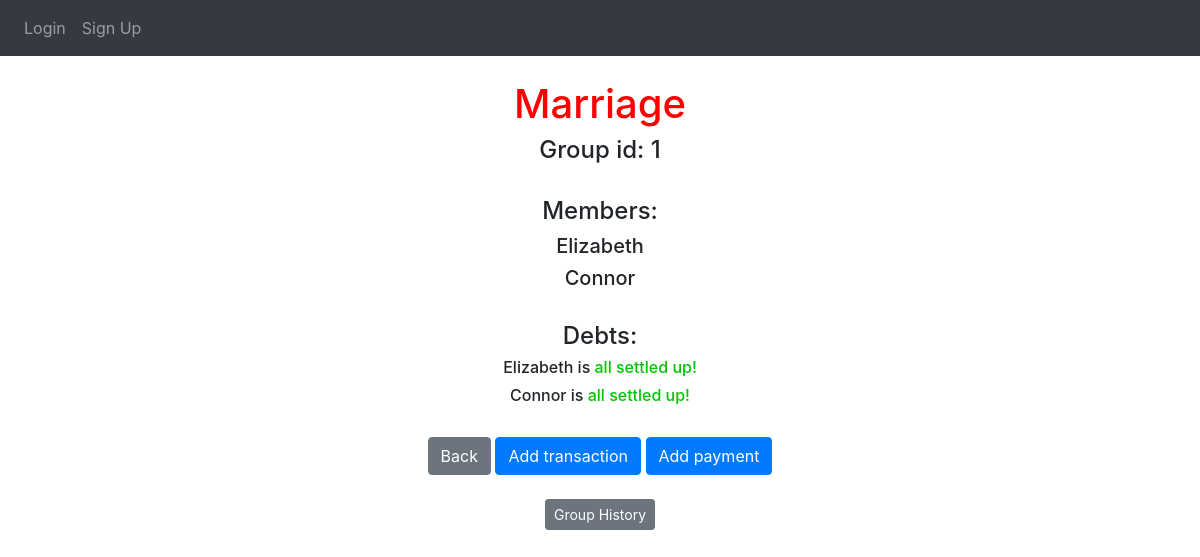
/mygroup?groupID=1, run on the app's committed database.
### website/models.py (models this page shows, shortened)
class Group(db.Model):
    id = db.Column(db.Integer, primary_key=True)
    admin_id = db.Column(db.Integer)
    group_name = db.Column(db.String(30), nullable=False)
    date_created = db.Column(db.DateTime(timezone=True), default=func.now())
    transactions = db.relationship('Transaction')
    payments = db.relationship('Payment')
    def calculate_debts(self, member):
        total_paid = 0
        total_borrowed = 0
        for transaction in self.transactions:
            if transaction.payer_id == member.id:
                total_paid += transaction.amount
            total_borrowed += (transaction.amount / len(self.members))
        overall = total_paid - total_borrowed
        for payment in self.payments:
            if payment.payer_id == member.id:
                overall += payment.amount
            if payment.recipient_id == member.id:
                overall -= payment.amount
        overall = round(overall, 2)
        return_list = [overall]
        if overall == 0:
            return_list.append(0)
        elif overall < 0:
            return_list.append(-1)
        elif overall > 0:
            return_list.append(1)
        return_list[0] = "{:,.2f}".format(abs(overall))
        return return_list

class User(db.Model, UserMixin):
    id = db.Column(db.Integer, primary_key=True)
    username = db.Column(db.String(200), nullable=False)
    email = db.Column(db.String(150), unique=True)
    password = db.Column(db.String(150))
    date_created = db.Column(db.DateTime(timezone=True), default=func.now())
    groups = db.relationship('Group', secondary=group_member, backref="members")

### website/views.py (the view)
@views.route('mygroup', methods=["GET"])
def show_group():
    if request.method == "GET":
        group_id = request.args['groupID']
        group = Group.query.filter_by(id=group_id).first()
        return render_template("group.html", user=current_user, group=group)

### website/templates/group.html (shortened to what this page needs)
{% extends "base.html" %} {% block title %}Home{% endblock %} {% block content %}
<div class="container" align="center">
  <br><h1 align="center"><span style="color: red;">{{ group.group_name }}</span></h1>
  <h4>Group id: {{ group.id }}</h4><br>
  <h4>Members:</h4>
  {% for member in group.members %}
  <h5>{{ member.username }}</h5>
  {% endfor %}<br>
  <h4>Debts:</h4>
  {% for member in group.members %}
    {% if group.calculate_debts(member)[1] == 0 %}
      <h6>{{member.username}} is <span style="color: rgb(0, 197, 0);">all settled up!</span></h6>
    {% endif %}
  {% endfor %}<br>
  <a class="btn btn-secondary" href="/" role="button">Back</a>
  <a class="btn btn-primary" href="/add-transaction?groupID={{ group.id }}" role="button">Add transaction</a>
  <a class="btn btn-primary" href="/add-payment?groupID={{ group.id }}" role="button">Add payment</a><br><br>
  <a class="btn btn-secondary btn-sm" href="/see-transactions?groupID={{ group.id }}" role="button">Group History</a>
</div>
{% endblock %}

### data on the page
Group: group_name "Marriage", id "1"
User: username "Elizabeth"
User: username "Connor"
